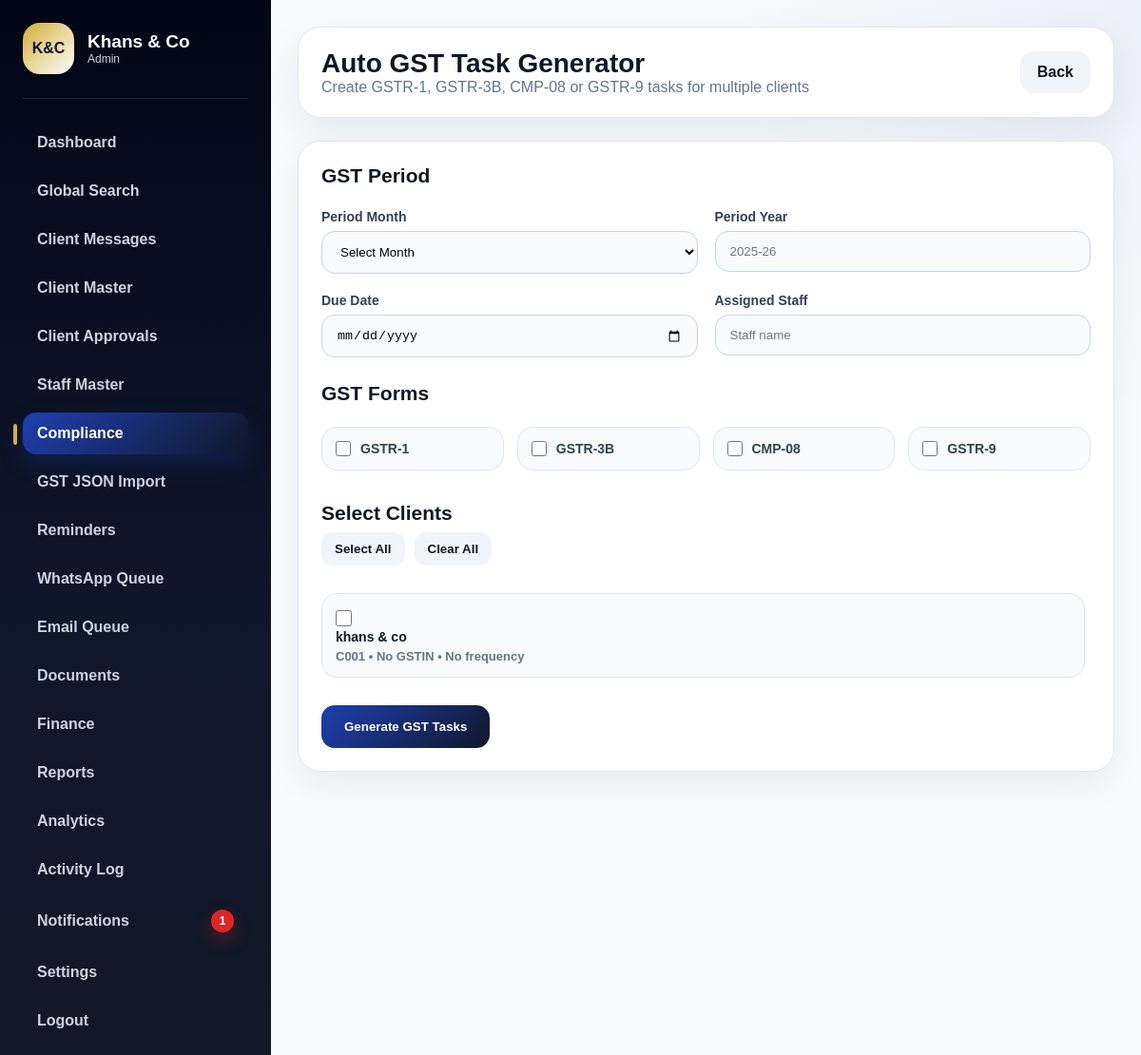
The page /admin/compliance/generate-gst (signed in) on the database as committed earlier.
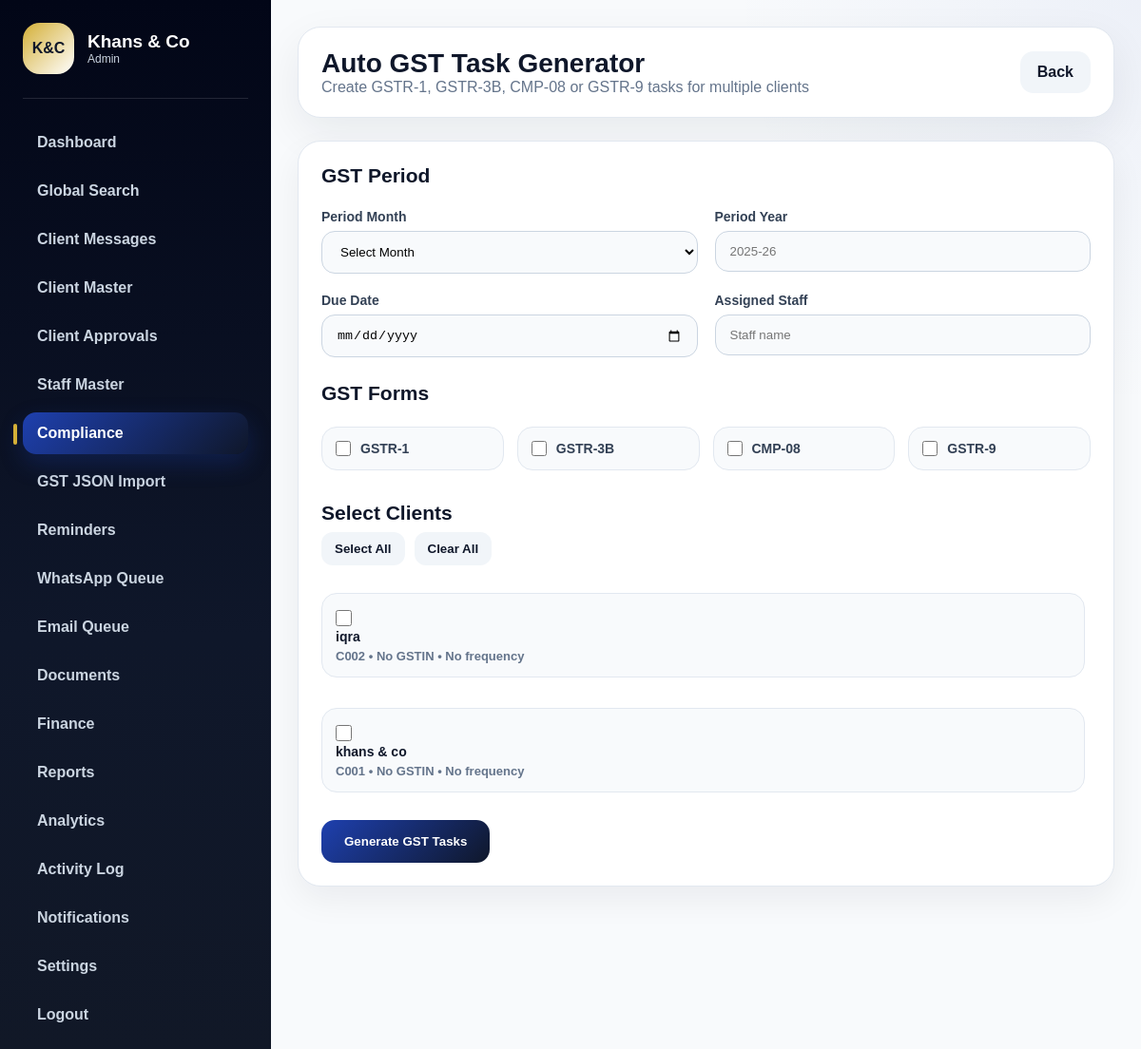
The same page on the database as committed later.
### app/database/models.py (models this page shows)
class Client(db.Model):
    __tablename__ = "clients"
    id = db.Column(db.Integer, primary_key=True)
    client_code = db.Column(db.String(30), unique=True, nullable=False, index=True)
    business_name = db.Column(db.String(150), nullable=False)
    client_name = db.Column(db.String(120), nullable=False)
    mobile = db.Column(db.String(20), nullable=True)
    email = db.Column(db.String(150), nullable=True)
    gstin = db.Column(db.String(20), nullable=True, index=True)
    pan = db.Column(db.String(20), nullable=True, index=True)
    constitution = db.Column(db.String(80), nullable=True)
    registration_type = db.Column(db.String(80), nullable=True)
    return_frequency = db.Column(db.String(40), nullable=True)
    address = db.Column(db.Text, nullable=True)
    city = db.Column(db.String(80), nullable=True)
    state = db.Column(db.String(80), nullable=True)
    pincode = db.Column(db.String(10), nullable=True)
    status = db.Column(db.String(30), nullable=False, default="active")
    assigned_staff = db.Column(db.String(120), nullable=True)
    created_at = db.Column(db.DateTime, default=datetime.utcnow)
    documents = db.relationship("ClientDocument", backref="client", cascade="all, delete-orphan")

### app/admin/compliance_routes.py (the view, shortened to what this page needs)
@admin_bp.route("/compliance/generate-gst", methods=["GET", "POST"])
@require_compliance_management
def generate_gst_tasks():
    if not admin_required():
        return redirect(url_for("auth.login"))
    clients = Client.query.filter_by(status="active").order_by(Client.business_name.asc()).all()
    return render_template("admin/generate_gst.html", clients=clients)

### app/__init__.py (called while the page is built)
def create_app():
    app = Flask(__name__, template_folder="templates", static_folder="static")
    app.config.from_object(Config)
    db.init_app(app)
    migrate.init_app(app, db)
    init_validation_hooks(app)
    @app.context_processor
    def inject_notification_count():
        try:
            unread_notifications_count = Notification.query.filter_by(is_read=False).count()
        except Exception:
            unread_notifications_count = 0
        return dict(unread_notifications_count=unread_notifications_count)
    from app.auth.routes import auth_bp
    from app.admin.routes import admin_bp
    from app.client.routes import client_bp
    app.register_blueprint(auth_bp)
    app.register_blueprint(admin_bp)
    app.register_blueprint(client_bp)
    return app

### app/admin/compliance_routes.py (called while the page is built)
def admin_required():
    return session.get("user_role") == "admin"

### app/utils/permissions.py (called while the page is built)
def can_manage_compliance(session):
    return session.get("user_role") in [
        ROLE_SUPER_ADMIN,
        ROLE_ADMIN,
        ROLE_PARTNER,
        ROLE_MANAGER,
        ROLE_STAFF
    ]

### app/utils/validation_hooks.py (called while the page is built, shortened)
def init_validation_hooks(app):
    @app.before_request
    def validate_common_form_fields():
        if request.method != "POST":
            return None

### app/templates/admin/generate_gst.html (shortened to what this page needs)
{% extends "shared/base.html" %}
{% block body %}
<div class="app-layout">
    {% include "shared/admin_sidebar.html" %}
    <main class="main">
        <header class="topbar">
            <div>
                <h1>Auto GST Task Generator</h1>
                <p>Create GSTR-1, GSTR-3B, CMP-08 or GSTR-9 tasks for multiple clients</p>
            </div>
            <a class="top-action secondary" href="{{ url_for('admin.compliance_dashboard') }}">Back</a>
        </header>
        <section class="panel">
            <form method="POST" class="client-form">
                <h3>GST Period</h3>
                <div class="grid-2">
                    <div>
                        <label>Period Month</label>
                        <select name="period_month" required>
                            <option value="">Select Month</option>
                        </select>
                    </div>
                    <div>
                        <label>Period Year</label>
                        <input name="period_year" placeholder="2025-26" required>
                    </div>
                    <div>
                        <label>Due Date</label>
                        <input type="date" name="due_date">
                    </div>
                    <div>
                        <label>Assigned Staff</label>
                        <input name="assigned_staff" placeholder="Staff name">
                    </div>
                </div>
                <h3 class="section-title">GST Forms</h3>
                <div class="checkbox-grid">
                    <label><input type="checkbox" name="forms" value="GSTR-1"> GSTR-1</label>
                    <label><input type="checkbox" name="forms" value="GSTR-3B"> GSTR-3B</label>
                    <label><input type="checkbox" name="forms" value="CMP-08"> CMP-08</label>
                    <label><input type="checkbox" name="forms" value="GSTR-9"> GSTR-9</label>
                </div>
                <h3 class="section-title">Select Clients</h3>
                <div class="bulk-toolbar">
                    <button type="button" onclick="selectAllClients()">Select All</button>
                    <button type="button" onclick="clearAllClients()">Clear All</button>
                </div>
                <div class="client-select-list">
                    {% for client in clients %}
                    <label class="client-select-item">
                        <input type="checkbox" name="client_ids" value="{{ client.id }}">
                        <div>
                            <strong>{{ client.business_name }}</strong>
                            <span>{{ client.client_code }} • {{ client.gstin or "No GSTIN" }} • {{ client.return_frequency or "No frequency" }}</span>
                        </div>
                    </label>
                    {% else %}
                    <p>No active clients found.</p>
                    {% endfor %}
                </div>
                <button type="submit" class="save-btn">Generate GST Tasks</button>
            </form>
        </section>
    </main>
</div>
{% endblock %}

Rows that differ between the two databases and show on the page:
added Client: business_name "iqra", client_code "C002", gstin "No GSTIN", return_frequency "No frequency"
Other text that changed with them:
{{ unread_notifications_count }}: "1" → (not shown)
